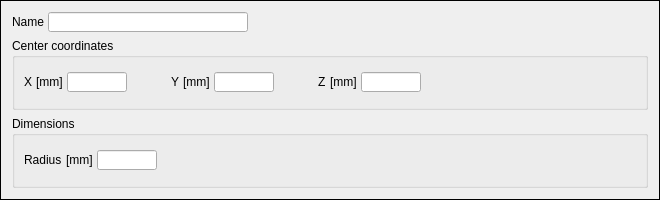
<?xml version="1.0" encoding="UTF-8"?>
<ui version="4.0">
 <class>VOI</class>
 <widget class="QFrame" name="VOI">
  <property name="geometry">
   <rect>
    <x>0</x>
    <y>0</y>
    <width>660</width>
    <height>200</height>
   </rect>
  </property>
  <property name="sizePolicy">
   <sizepolicy hsizetype="Preferred" vsizetype="Fixed">
    <horstretch>0</horstretch>
    <verstretch>0</verstretch>
   </sizepolicy>
  </property>
  <property name="minimumSize">
   <size>
    <width>0</width>
    <height>200</height>
   </size>
  </property>
  <property name="maximumSize">
   <size>
    <width>16777215</width>
    <height>200</height>
   </size>
  </property>
  <property name="windowTitle">
   <string>Frame</string>
  </property>
  <property name="styleSheet">
   <string notr="true">#VOI {
border: 1px solid black
}</string>
  </property>
  <property name="frameShape">
   <enum>QFrame::StyledPanel</enum>
  </property>
  <property name="frameShadow">
   <enum>QFrame::Raised</enum>
  </property>
  <property name="lineWidth">
   <number>10</number>
  </property>
  <property name="midLineWidth">
   <number>10</number>
  </property>
  <layout class="QVBoxLayout" name="verticalLayout">
   <item>
    <layout class="QHBoxLayout" name="horizontalLayout">
     <property name="spacing">
      <number>4</number>
     </property>
     <property name="leftMargin">
      <number>0</number>
     </property>
     <property name="topMargin">
      <number>0</number>
     </property>
     <property name="rightMargin">
      <number>0</number>
     </property>
     <item>
      <widget class="QLabel" name="label">
       <property name="maximumSize">
        <size>
         <width>16777215</width>
         <height>20</height>
        </size>
       </property>
       <property name="text">
        <string>Name</string>
       </property>
       <property name="scaledContents">
        <bool>true</bool>
       </property>
      </widget>
     </item>
     <item>
      <widget class="QLineEdit" name="name_lineEdit">
       <property name="sizePolicy">
        <sizepolicy hsizetype="Fixed" vsizetype="Fixed">
         <horstretch>0</horstretch>
         <verstretch>0</verstretch>
        </sizepolicy>
       </property>
       <property name="minimumSize">
        <size>
         <width>200</width>
         <height>0</height>
        </size>
       </property>
       <property name="maximumSize">
        <size>
         <width>0</width>
         <height>20</height>
        </size>
       </property>
      </widget>
     </item>
     <item>
      <spacer name="horizontalSpacer">
       <property name="orientation">
        <enum>Qt::Horizontal</enum>
       </property>
       <property name="sizeHint" stdset="0">
        <size>
         <width>40</width>
         <height>20</height>
        </size>
       </property>
      </spacer>
     </item>
    </layout>
   </item>
   <item>
    <widget class="QGroupBox" name="groupBox">
     <property name="title">
      <string>Center coordinates</string>
     </property>
     <layout class="QHBoxLayout" name="horizontalLayout_6">
      <property name="spacing">
       <number>4</number>
      </property>
      <item>
       <widget class="QLabel" name="label_11">
        <property name="maximumSize">
         <size>
          <width>16777215</width>
          <height>20</height>
         </size>
        </property>
        <property name="text">
         <string>X</string>
        </property>
        <property name="scaledContents">
         <bool>true</bool>
        </property>
       </widget>
      </item>
      <item>
       <widget class="QLabel" name="label_23">
        <property name="maximumSize">
         <size>
          <width>16777215</width>
          <height>20</height>
         </size>
        </property>
        <property name="text">
         <string>[mm]</string>
        </property>
        <property name="scaledContents">
         <bool>true</bool>
        </property>
       </widget>
      </item>
      <item>
       <widget class="QLineEdit" name="centerX_lineEdit">
        <property name="sizePolicy">
         <sizepolicy hsizetype="Fixed" vsizetype="Fixed">
          <horstretch>0</horstretch>
          <verstretch>0</verstretch>
         </sizepolicy>
        </property>
        <property name="maximumSize">
         <size>
          <width>60</width>
          <height>20</height>
         </size>
        </property>
       </widget>
      </item>
      <item>
       <spacer name="horizontalSpacer_12">
        <property name="orientation">
         <enum>Qt::Horizontal</enum>
        </property>
        <property name="sizeType">
         <enum>QSizePolicy::Fixed</enum>
        </property>
        <property name="sizeHint" stdset="0">
         <size>
          <width>40</width>
          <height>20</height>
         </size>
        </property>
       </spacer>
      </item>
      <item>
       <widget class="QLabel" name="label_19">
        <property name="maximumSize">
         <size>
          <width>16777215</width>
          <height>20</height>
         </size>
        </property>
        <property name="text">
         <string>Y</string>
        </property>
        <property name="scaledContents">
         <bool>true</bool>
        </property>
       </widget>
      </item>
      <item>
       <widget class="QLabel" name="label_24">
        <property name="maximumSize">
         <size>
          <width>16777215</width>
          <height>20</height>
         </size>
        </property>
        <property name="text">
         <string>[mm]</string>
        </property>
        <property name="scaledContents">
         <bool>true</bool>
        </property>
       </widget>
      </item>
      <item>
       <widget class="QLineEdit" name="centerY_lineEdit">
        <property name="sizePolicy">
         <sizepolicy hsizetype="Fixed" vsizetype="Fixed">
          <horstretch>0</horstretch>
          <verstretch>0</verstretch>
         </sizepolicy>
        </property>
        <property name="maximumSize">
         <size>
          <width>60</width>
          <height>20</height>
         </size>
        </property>
       </widget>
      </item>
      <item>
       <spacer name="horizontalSpacer_11">
        <property name="orientation">
         <enum>Qt::Horizontal</enum>
        </property>
        <property name="sizeType">
         <enum>QSizePolicy::Fixed</enum>
        </property>
        <property name="sizeHint" stdset="0">
         <size>
          <width>40</width>
          <height>20</height>
         </size>
        </property>
       </spacer>
      </item>
      <item>
       <widget class="QLabel" name="label_20">
        <property name="maximumSize">
         <size>
          <width>16777215</width>
          <height>20</height>
         </size>
        </property>
        <property name="text">
         <string>Z</string>
        </property>
        <property name="scaledContents">
         <bool>true</bool>
        </property>
       </widget>
      </item>
      <item>
       <widget class="QLabel" name="label_25">
        <property name="maximumSize">
         <size>
          <width>16777215</width>
          <height>20</height>
         </size>
        </property>
        <property name="text">
         <string>[mm]</string>
        </property>
        <property name="scaledContents">
         <bool>true</bool>
        </property>
       </widget>
      </item>
      <item>
       <widget class="QLineEdit" name="centerZ_lineEdit">
        <property name="sizePolicy">
         <sizepolicy hsizetype="Fixed" vsizetype="Fixed">
          <horstretch>0</horstretch>
          <verstretch>0</verstretch>
         </sizepolicy>
        </property>
        <property name="maximumSize">
         <size>
          <width>60</width>
          <height>20</height>
         </size>
        </property>
       </widget>
      </item>
      <item>
       <spacer name="horizontalSpacer_8">
        <property name="orientation">
         <enum>Qt::Horizontal</enum>
        </property>
        <property name="sizeHint" stdset="0">
         <size>
          <width>40</width>
          <height>20</height>
         </size>
        </property>
       </spacer>
      </item>
     </layout>
    </widget>
   </item>
   <item>
    <widget class="QGroupBox" name="groupBox_2">
     <property name="title">
      <string>Dimensions</string>
     </property>
     <layout class="QHBoxLayout" name="horizontalLayout_7">
      <property name="spacing">
       <number>4</number>
      </property>
      <item>
       <widget class="QLabel" name="label_17">
        <property name="maximumSize">
         <size>
          <width>16777215</width>
          <height>20</height>
         </size>
        </property>
        <property name="text">
         <string>Radius</string>
        </property>
        <property name="scaledContents">
         <bool>true</bool>
        </property>
       </widget>
      </item>
      <item>
       <widget class="QLabel" name="label_26">
        <property name="maximumSize">
         <size>
          <width>16777215</width>
          <height>20</height>
         </size>
        </property>
        <property name="text">
         <string>[mm]</string>
        </property>
        <property name="scaledContents">
         <bool>true</bool>
        </property>
       </widget>
      </item>
      <item>
       <widget class="QLineEdit" name="radius_lineEdit">
        <property name="sizePolicy">
         <sizepolicy hsizetype="Fixed" vsizetype="Fixed">
          <horstretch>0</horstretch>
          <verstretch>0</verstretch>
         </sizepolicy>
        </property>
        <property name="maximumSize">
         <size>
          <width>60</width>
          <height>20</height>
         </size>
        </property>
       </widget>
      </item>
      <item>
       <spacer name="horizontalSpacer_10">
        <property name="orientation">
         <enum>Qt::Horizontal</enum>
        </property>
        <property name="sizeHint" stdset="0">
         <size>
          <width>40</width>
          <height>20</height>
         </size>
        </property>
       </spacer>
      </item>
     </layout>
    </widget>
   </item>
  </layout>
 </widget>
 <resources/>
 <connections/>
</ui>
